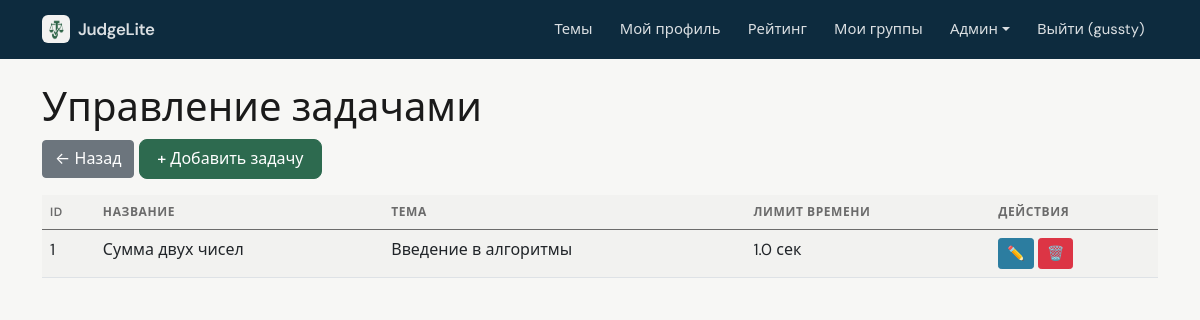
The app's page /admin/tasks (signed in), older data.
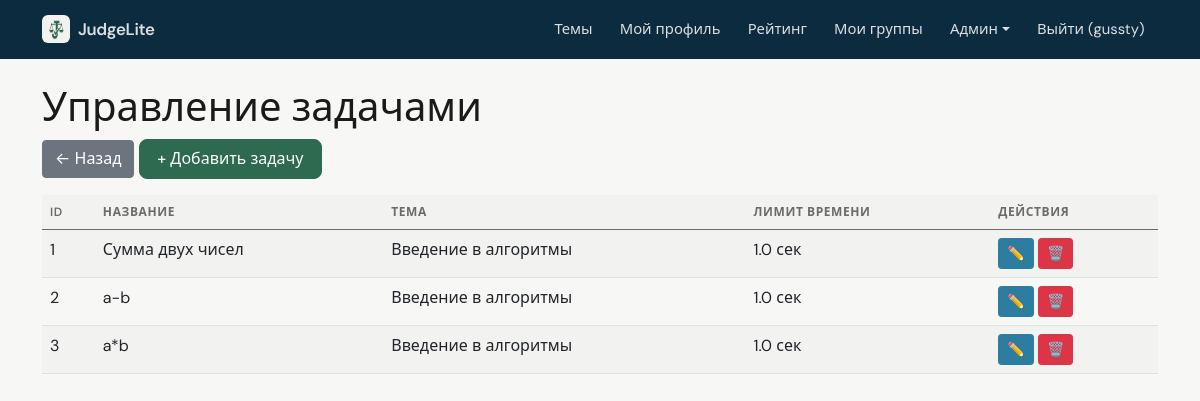
The same page, newer data.
### data/users.py (models this page shows, shortened)
class User(SqlAlchemyBase, UserMixin, SerializerMixin):
    __tablename__ = 'users'
    id = sqlalchemy.Column(sqlalchemy.Integer, primary_key=True, autoincrement=True)
    name = sqlalchemy.Column(sqlalchemy.String, nullable=True)
    about = sqlalchemy.Column(sqlalchemy.String, nullable=True)
    email = sqlalchemy.Column(sqlalchemy.String, index=True, unique=True, nullable=True)
    hashed_password = sqlalchemy.Column(sqlalchemy.String, nullable=True)
    created_date = sqlalchemy.Column(sqlalchemy.DateTime, default=datetime.datetime.now)
    is_admin = sqlalchemy.Column(sqlalchemy.Boolean, default=False)
    is_super_admin = sqlalchemy.Column(sqlalchemy.Boolean, default=False)
    avatar_filename = sqlalchemy.Column(sqlalchemy.String, nullable=True)  # новое поле
    submissions = orm.relationship("Submission", back_populates="user")

### data/tasks.py (models this page shows)
class Task(SqlAlchemyBase):
    __tablename__ = 'tasks'
    id = sqlalchemy.Column(sqlalchemy.Integer, primary_key=True, autoincrement=True)
    title = sqlalchemy.Column(sqlalchemy.String, nullable=False)
    description = sqlalchemy.Column(sqlalchemy.Text, nullable=False)
    input_example = sqlalchemy.Column(sqlalchemy.Text, nullable=True)
    output_example = sqlalchemy.Column(sqlalchemy.Text, nullable=True)
    tests_json = sqlalchemy.Column(sqlalchemy.Text, nullable=False)
    time_limit = sqlalchemy.Column(sqlalchemy.Float, default=2.0)
    memory_limit = sqlalchemy.Column(sqlalchemy.Integer, default=128)
    topic_id = sqlalchemy.Column(sqlalchemy.Integer, sqlalchemy.ForeignKey("topics.id"))
    topic = orm.relationship("Topic", back_populates="tasks")
    submissions = orm.relationship("Submission", back_populates="task")

### data/topics.py (models this page shows)
class Topic(SqlAlchemyBase):
    __tablename__ = 'topics'
    id = sqlalchemy.Column(sqlalchemy.Integer, primary_key=True, autoincrement=True)
    title = sqlalchemy.Column(sqlalchemy.String, nullable=False)
    description = sqlalchemy.Column(sqlalchemy.Text, nullable=True)
    order = sqlalchemy.Column(sqlalchemy.Integer, default=0)
    theory = sqlalchemy.Column(sqlalchemy.Text, nullable=True)
    created_by = sqlalchemy.Column(sqlalchemy.Integer, sqlalchemy.ForeignKey("users.id"), nullable=True)
    is_system = sqlalchemy.Column(sqlalchemy.Boolean, default=False)
    created_at = sqlalchemy.Column(sqlalchemy.DateTime, default=datetime.datetime.now)
    tasks = orm.relationship("Task", back_populates="topic")

### app.py (the view)
@app.route('/admin/tasks')
@super_admin_required
def admin_tasks():
    with db_session.session_scope() as session:
        tasks = session.query(Task).all()
        return render_template('admin/tasks.html', tasks=tasks)

### app.py (called while the page is built)
@login_manager.user_loader
def load_user(user_id):
    session = db_session.create_session()
    user = session.get(User, int(user_id))
    if user:
        _ = user.is_admin
        _ = user.is_super_admin
    session.close()
    return user

@app.context_processor
def inject_user():
    return dict(current_user=current_user)

### data/db_session.py (called while the page is built)
def create_session() -> Session:
    global __factory
    return __factory()

@contextmanager
def session_scope():
    session = create_session()
    try:
        yield session
        session.commit()
    except Exception:
        session.rollback()
        raise
    finally:
        session.close()

### utils/auth.py (called while the page is built)
def super_admin_required(f):
    @wraps(f)
    def decorated_function(*args, **kwargs):
        if not current_user.is_authenticated or not current_user.is_super_admin:
            flash('Доступ запрещён. Требуются права владельца.', 'danger')
            return redirect(url_for('index'))
        return f(*args, **kwargs)
    return decorated_function

### templates/admin/tasks.html
{% extends "admin/base.html" %}
{% block content %}
<h1>Управление задачами</h1>
<a href="{{ url_for('admin_dashboard') }}" class="btn btn-secondary mb-3">← Назад</a>
<a href="{{ url_for('add_task') }}" class="btn btn-primary mb-3">+ Добавить задачу</a>
<table class="table table-striped">
    <thead>
        <tr><th>ID</th><th>Название</th><th>Тема</th><th>Лимит времени</th><th>Действия</th></tr>
    </thead>
    <tbody>
        {% for task in tasks %}
        <tr>
            <td>{{ task.id }}</td>
            <td>{{ task.title }}</td>
            <td>{{ task.topic.title if task.topic else "—" }}</td>
            <td>{{ task.time_limit }} сек</td>
            <td>
                <a href="{{ url_for('edit_task', task_id=task.id) }}" class="btn btn-sm btn-info">✏️</a>
                <a href="{{ url_for('delete_task', task_id=task.id) }}" class="btn btn-sm btn-danger" onclick="return confirm('Удалить задачу?')">🗑️</a>
            </td>
        </tr>
        {% endfor %}
    </tbody>
</table>
{% endblock %}

### templates/admin/base.html (shortened to what this page needs)
{% extends "base.html" %}
{% block body_class %}admin-mode{% endblock %}

### templates/base.html (shortened to what this page needs)
<!doctype html>
<html lang="ru">
<head>
    <link href="https://cdn.jsdelivr.net/npm/bootstrap@5.0.2/dist/css/bootstrap.min.css" rel="stylesheet">
    <link href="{{ url_for('static', filename='app.css') }}" rel="stylesheet">
</head>
<body class="app-body {% block body_class %}{% endblock %}">
    <nav class="navbar navbar-expand-lg app-navbar">
        <div class="container">
            <a class="navbar-brand d-flex align-items-center gap-2" href="{{ url_for('index') }}">
                <img src="{{ url_for('static', filename='judgelite-mark.png') }}" alt="" class="app-brand-mark" width="28" height="28">
                <span>JudgeLite</span>
            </a>
            <div class="collapse navbar-collapse" id="navbarNav">
                <ul class="navbar-nav ms-auto">
                    <li class="nav-item"><a class="nav-link" href="{{ url_for('topics_list') }}">Темы</a></li>
                    {% if current_user.is_authenticated %}
                        <li class="nav-item"><a class="nav-link" href="{{ url_for('profile') }}">Мой профиль</a></li>
                        <li class="nav-item"><a class="nav-link" href="{{ url_for('rating') }}">Рейтинг</a></li>
                        <li class="nav-item"><a class="nav-link" href="{{ url_for('my_groups') }}">Мои группы</a></li>
                        {% if current_user.is_admin %}
                            <li class="nav-item dropdown">
                                <a class="nav-link dropdown-toggle" href="#" id="adminDropdown" role="button" data-bs-toggle="dropdown">Админ</a>
                            </li>
                        {% endif %}
                        <li class="nav-item"><a class="nav-link" href="{{ url_for('logout') }}">Выйти ({{ current_user.name }})</a></li>
                    {% else %}
                        <li class="nav-item"><a class="nav-link" href="{{ url_for('login') }}">Войти</a></li>
                        <li class="nav-item"><a class="nav-link" href="{{ url_for('register') }}">Регистрация</a></li>
                    {% endif %}
                </ul>
            </div>
        </div>
    </nav>
    <div class="container mt-4" style="padding-bottom: 80px;">
        {% block content %}{% endblock %}
    </div>
</body>
</html>

### static/app.css (style rules this page uses)
:root { --app-bg: #f7f7f5; --app-surface: #ffffff; --app-text: #1a1a1a; --app-muted: #6b6b6b; --app-border: #e8e8e6; --app-accent: #2d6a4f; --app-accent-hover: #1b4332; --app-radius: 10px; --app-font: "DM Sans", system-ui, -apple-system, "Segoe UI", Roboto, sans-serif; --chart-grid: rgba(0, 0, 0, 0.06); --chart-muted: #6b6b6b; --chart-donut-border: #ffffff; }
.app-brand-mark { border-radius: 6px; flex-shrink: 0; }
.app-body { font-family: var(--app-font); background-color: var(--app-bg); color: var(--app-text); min-height: 100vh; -webkit-font-smoothing: antialiased; }
.app-body .container.mt-4 { padding-bottom: 5rem !important; }
.app-navbar { background: var(--app-surface) !important; border-bottom: 1px solid var(--app-border) !important; padding-top: 0.65rem; padding-bottom: 0.65rem; }
.app-navbar .navbar-brand { font-weight: 600; letter-spacing: -0.02em; color: var(--app-text) !important; font-size: 1.05rem; }
.app-navbar .nav-link { color: var(--app-muted) !important; font-size: 0.925rem; padding: 0.5rem 0.85rem !important; border-radius: 6px; transition: color 0.15s ease, background 0.15s ease; }
.app-body .table { margin-bottom: 0; }
.app-body .table thead th { font-size: 0.75rem; text-transform: uppercase; letter-spacing: 0.05em; color: var(--app-muted); font-weight: 600; border-bottom-width: 1px; background: rgba(0, 0, 0, 0.02); }
.app-body .table-striped > tbody > tr:nth-of-type(odd) > * { --bs-table-accent-bg: rgba(0, 0, 0, 0.02); }
.app-body .btn-primary { background-color: var(--app-accent); border-color: var(--app-accent); font-weight: 500; border-radius: 8px; padding: 0.45rem 1.1rem; }
.admin-mode .app-navbar { background: #0d2b3e !important; border-bottom: none !important; }
.admin-mode .app-navbar .navbar-brand, .admin-mode .app-navbar .nav-link { color: rgba(255, 255, 255, 0.85) !important; }

### templates/admin/base.html (style rules this page uses)
.btn-primary { background-color: #1e4a76; border-color: #1e4a76; }
.btn-info { background-color: #2c7da0; border-color: #2c7da0; }
.table { --bs-table-striped-bg: #e9ecef; }
body { background-color: #f4f6f8; }

Row changes from the older to the newer data that the page shows:
added Task: id "2", title "a-b", topic "Введение в алгоритмы", time_limit "1.0"
added Task: id "3", title "a*b", topic "Введение в алгоритмы", time_limit "1.0"
